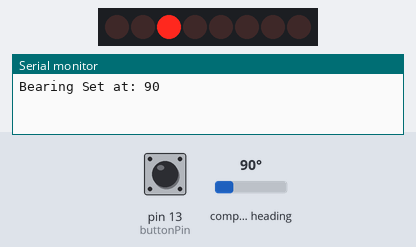
This program was run on a simulated Arduino Nano, built with avr-gcc and run on an emulated ATmega328P. Shown: 8 shift-register outputs drawn as a row of LEDs (first output left, lit = HIGH), the last lines printed to the serial monitor. Wiring (inferred from the names in the program): shift register (74HC595): data pin 12; shift clock pin 9; latch pin 11. Wiring (inferred from the signals the program sends): row of LEDs: on Q0, Q1, Q2, Q3, Q4, Q5, Q6, Q7. Inputs (shaded band) come from the test bench; at power-on: pin 13 (buttonPin) LOW, compass heading 90°. Random numbers use the default seed unless the program sets one.

Above: at 2.2 s.
2.3 s: pin 13 (buttonPin) pulled HIGH for 0.15 s
At 2.9 s:
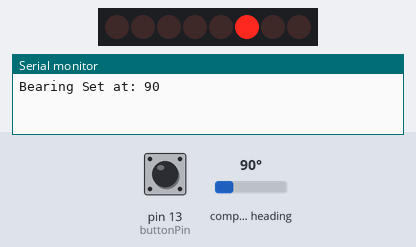
3.0 s: pin 13 (buttonPin) pulled HIGH for 1 s
At 3.88 s:
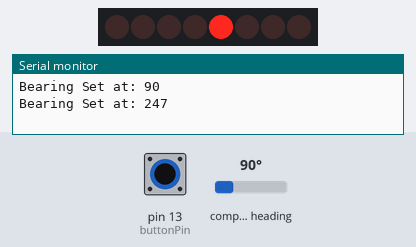
4.6 s: pin 13 (buttonPin) pulled HIGH for 3.2 s
At 8.5 s:
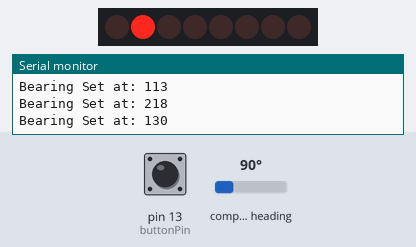
9.3 s: compass heading set to 7°
At 9.6 s:
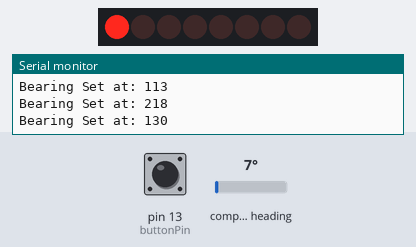
Timing chart, 0 to 11.8 s (numbered marks = the images above; inputs shaded):
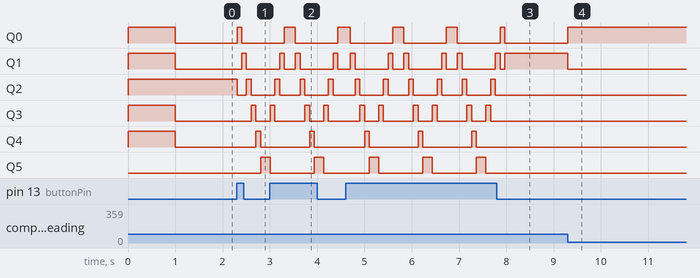

The program:

main.cpp
```cpp
// #include <Arduino.h>
// #include <QMC5883LCompass.h>
// /*
//  * Version: 1.1
//  * Headband-based compass program, using LEDs to indicate target direction
//  * relative to head movement. Uses 8-bit shift register to control LEDs
//  * (LEDs to be swapped for vibration motors once complete).
//  */

// QMC5883LCompass compass;
// void setBounds();
// void setRandomDirection();

// //Shift register variables
// int latchPin = 11;
// int clockPin = 9;
// int dataPin = 12;

// int buttonPin = 13; //For random bearing button
// byte targetB = 0; //Target bearing, 0 = North, 15 = South.

// //Define bearings containing LEDs.
// byte yellowR;
// byte yellowL;
// byte redR;
// byte redL;

// //Shift register input bytes for LEDs
// const byte RED_R = 1;
// const byte YELLOW_R = 2;
// const byte GREEN_C = 4;
// const byte YELLOW_L = 8;
// const byte RED_L = 16;
// const byte ERROR_LED = 31;

// int dt = 50; //Delay time

// void setup() {
//   Serial.begin(9600);
//   compass.init();
//   pinMode(latchPin, OUTPUT);
//   pinMode(dataPin, OUTPUT);
//   pinMode(clockPin, OUTPUT);
//   pinMode(buttonPin, INPUT);

//   //Test LEDs - turn all on for 1s.
//   digitalWrite(latchPin, LOW);
//   shiftOut(dataPin, clockPin, MSBFIRST, 31);
//   digitalWrite(latchPin, HIGH);
//   delay(1000);

//   //Set current compass bearing as target.
//   compass.read();
//   int a = compass.getAzimuth();
//   targetB = compass.getBearing(a); //bearing of target (0-15)
//   setBounds();
// }

// void loop() {
//   if (digitalRead(buttonPin) == HIGH) {
//     setRandomDirection();
//   }

//   //Update Bearing
//   compass.read();
//   int a = compass.getAzimuth();
//   byte bearing = compass.getBearing(a);
//   Serial.println(a);

//   //Turn on correct LEDs
//   byte chosenLED = 0; //Power no LEDs if not within correct direction parameter.
//   if (bearing == targetB) {
//     chosenLED = GREEN_C;
//   } else if (bearing == yellowL) {
//      chosenLED = YELLOW_L;
//   } else if (bearing == yellowR) {
//     chosenLED = YELLOW_R;
//   } else if (bearing == redL) {
//     chosenLED = RED_L;
//   } else if (bearing == redR) {
//     chosenLED = RED_R;
//   } else {
//     Serial.println("No LED Chosen");
//   }

//    digitalWrite(latchPin, LOW);
//    shiftOut(dataPin, clockPin, MSBFIRST, chosenLED);
//    digitalWrite(latchPin, HIGH);

//    delay(dt);
// }

// void setRandomDirection() {
//   //Loop up and down lights to indicate button has been pressed
//   for (int i=0; i < 6; i++) {
//     byte x = 1 << i;
//     digitalWrite(latchPin, LOW);
//     shiftOut(dataPin, clockPin, MSBFIRST, x);
//     digitalWrite(latchPin, HIGH);
//     delay(dt);
//   }
//     delay(100);
//   for (int i=3; i >= 0; i--) {
//     byte x = 1 << i;
//     digitalWrite(latchPin, LOW);
//     shiftOut(dataPin, clockPin, MSBFIRST, x);
//     digitalWrite(latchPin, HIGH);
//     delay(dt);
//   }

//   //Set new target direction
//   byte randBearing = random(16);
//   targetB = randBearing;
//   setBounds();
// }

// void setBounds() {
//   //If target is 0 or 15, loop around for yellow / red lights
//   if (targetB + 1 > 15) {
//     yellowL = 0;
//   } else {
//     yellowL = targetB + 1;
//   }

//   if (targetB - 1 < 0) {
//     yellowR = 15;
//   } else {
//     yellowR = targetB - 1;
//   }

//   if (targetB + 2 > 15) {
//     redL = targetB - 14;
//   } else {
//     redL = targetB + 2;
//   }

//   if (targetB - 2 < 0) {
//     redR = targetB + 14;
//   } else {
//     redR = targetB - 2;
//   }
// }
```

new.cpp
```cpp
#include <QMC5883LCompass.h>
#include <Arduino.h>
/*
 * Version: 2
 * Headband-based compass program, using LEDs to indicate target direction
 * relative to head movement. Uses 8-bit shift register to control LEDs
 * (LEDs to be swapped for vibration motors once complete).
 */

void setRandomDirection();
void setAdjBearing(int x);
int mod( int x, int y );

QMC5883LCompass compass;

//Shift register variables
int latchPin = 11;
int clockPin = 9;
int dataPin = 12;

int buttonPin = 13; //For random bearing button
//int targetDeg = 180; //Target degrees
int diff;

//Define bearings containing LEDs.
const int DEF_DEG = 180;
const int SEGMENT = 30;

//Adjusted degree bearings of LEDs
int yellowR = DEF_DEG + (2*SEGMENT);
int yellowL = DEF_DEG - (2*SEGMENT);
int redR = DEF_DEG + (3*SEGMENT);
int redL = DEF_DEG - (3*SEGMENT);
int greenL = DEF_DEG - SEGMENT;
int greenR = DEF_DEG + SEGMENT;


//Shift register input bytes for LEDs
const byte RED_R = 1;
const byte YELLOW_R = 2;
const byte GREEN_C = 4;
const byte YELLOW_L = 8;
const byte RED_L = 16;
const byte ERROR_LED = 31;

int dt = 30; //Delay time
int dt2 = 100;

void setup() {
    Serial.begin(9600);
    compass.init();
    pinMode(latchPin, OUTPUT);
    pinMode(dataPin, OUTPUT);
    pinMode(clockPin, OUTPUT);
    pinMode(buttonPin, INPUT);

  //Test LEDs - turn all on for 1s.
    digitalWrite(latchPin, LOW);
    shiftOut(dataPin, clockPin, MSBFIRST, 31);
    digitalWrite(latchPin, HIGH);
    delay(1000);

    compass.read();
    int x = compass.getAzimuth();

    setAdjBearing(x);
}

void loop() {
    if (digitalRead(buttonPin) == HIGH) {
        setRandomDirection();
    }

  //Update Bearing
    compass.read();
    int deg = compass.getAzimuth();

  //Turn on correct LEDs
    byte chosenLED = 0; //Power no LEDs if not within correct direction parameter.
    int x = mod((deg + diff), 360);

    if ((x >= greenL) && (x <= greenR)) {
        chosenLED = GREEN_C;
    } else if ((x < greenL) && (x >= yellowL)) {
        chosenLED = YELLOW_R;
    } else if ((x > greenR) && (x <= yellowR)) {
        chosenLED = YELLOW_L;
    } else if ((x < yellowL)) {
        chosenLED = RED_R;
    } else if ((x > yellowR)) {
        chosenLED = RED_L;
    } else {
        chosenLED = ERROR_LED;
    }

    digitalWrite(latchPin, LOW);
    shiftOut(dataPin, clockPin, MSBFIRST, chosenLED);
    digitalWrite(latchPin, HIGH);
    delay(dt);
}

void setRandomDirection() {
    //Loop up and down lights to indicate button has been pressed
    for (int i=0; i < 6; i++) {
        byte x = 1 << i;
        digitalWrite(latchPin, LOW);
        shiftOut(dataPin, clockPin, MSBFIRST, x);
        digitalWrite(latchPin, HIGH);
        delay(dt2);
    }
        delay(100);
    for (int i=3; i >= 0; i--) {
        byte x = 1 << i;
        digitalWrite(latchPin, LOW);
        shiftOut(dataPin, clockPin, MSBFIRST, x);
        digitalWrite(latchPin, HIGH);
        delay(dt2);
    }

    //Set new target direction
    int randDegree = random(360);
    setAdjBearing(randDegree);
}

void setAdjBearing(int x) {
    if (x < DEF_DEG) {
        diff = 180 - x;
    } else {
        diff = x - 180;
    }
    Serial.print("Bearing Set at: ");
    Serial.println(x);
}

int mod( int x, int y ){
    return x < 0 ? ((x+1) % y) + y-1 : x % y;
}
```

Measured:
- after the input at 2.3 s, Q0: LOW → HIGH at once, → LOW 0.10 s later; Q1: LOW → HIGH after 0.11 s, → LOW 0.10 s later; Q2: HIGH → LOW at once, → HIGH 0.20 s later, → LOW 0.10 s later; Q3: LOW → HIGH after 0.31 s, → LOW 0.10 s later; Q4: LOW → HIGH after 0.41 s, → LOW 0.10 s later
- after the input at 4.6 s, Q0: HIGH → LOW after 0.10 s, then repeats every 1.1 s: HIGH 0.23 s, LOW 0.90 s; Q1: LOW → HIGH after 0.10 s, then repeats every 1.1 s: LOW 0.70 s, HIGH 0.10 s, LOW 0.23 s, HIGH 0.10 s
- after the input at 9.3 s, Q0: LOW → HIGH at once; Q1: HIGH → LOW at once
